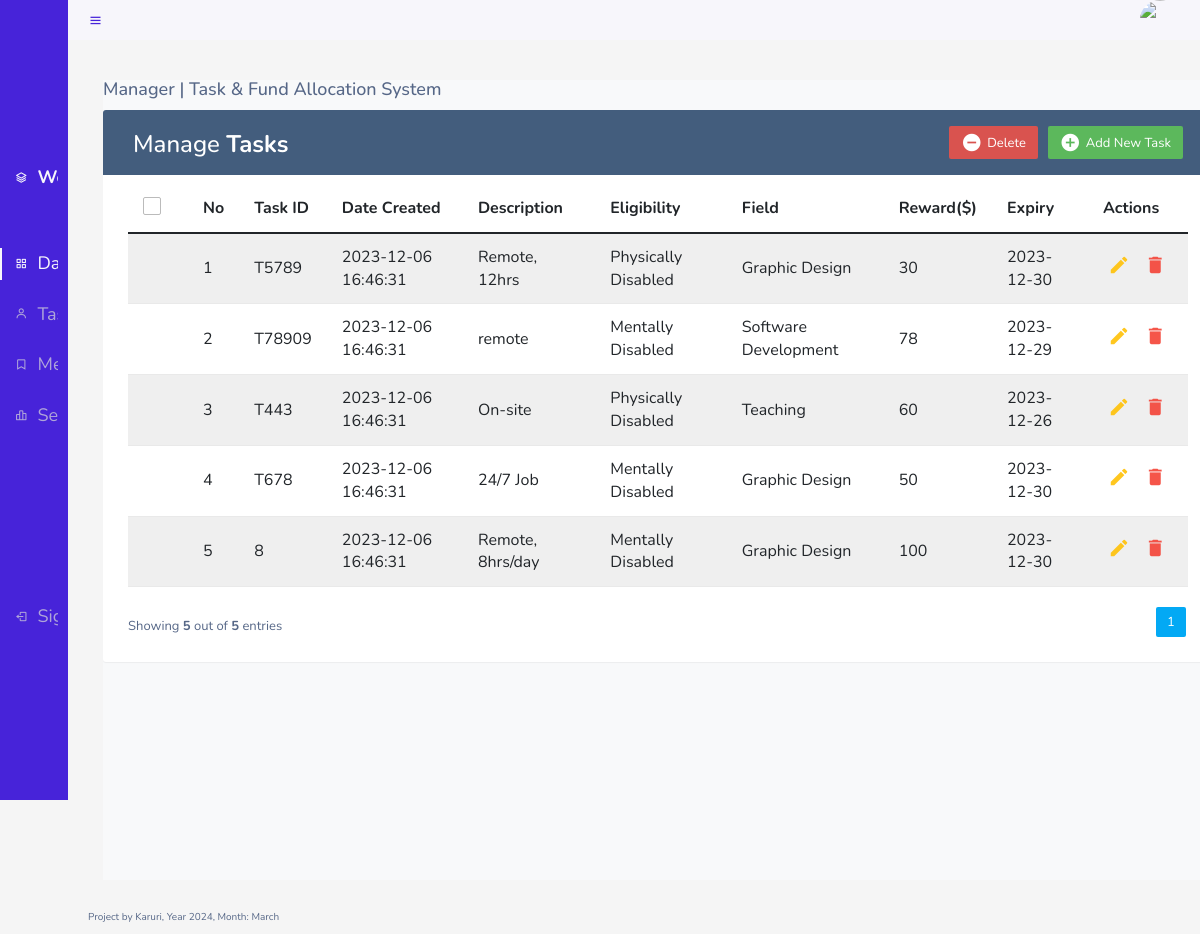
Page /staff/manage_tasks.php (signed in) on the committed database.
### tables this page shows
CREATE TABLE `tasks` (
  `report_id` int(11) NOT NULL,
  `taskID` varchar(255) NOT NULL,
  `description` varchar(255) NOT NULL,
  `date_created` timestamp NOT NULL DEFAULT current_timestamp() ON UPDATE current_timestamp(),
  `disability` varchar(255) NOT NULL,
  `Reward` int(11) NOT NULL,
  `field` varchar(255) NOT NULL,
  `expiry` date NOT NULL
);

### staff/manage_tasks.php (the view, shortened to what this page needs)
<?php include 'head.php'?>
<!DOCTYPE html>
<html>
<head>
<link rel="stylesheet" href="https://maxcdn.bootstrapcdn.com/font-awesome/4.7.0/css/font-awesome.min.css">
<link rel="stylesheet" href="https://maxcdn.bootstrapcdn.com/bootstrap/3.3.7/css/bootstrap.min.css">
<link rel="stylesheet" href="./css1/tables.css">
<?php include 'header.php'?>
    <div class="container">
		<div class="table-responsive">
			<?php include 'menu.php'?>
			<div class="table-wrapper">
				<div class="table-title">
					<div class="row">
						<div class="col-xs-6">
							<h2>Manage <b>Tasks</b></h2>
						</div>
						<div class="col-xs-6">
							<a href="#addTaskModal" class="btn btn-success" data-toggle="modal"><i class="material-icons">&#xE147;</i> <span>Add New Task</span></a>
							<a href="#deleteEmployeeModal" class="btn btn-danger" data-toggle="modal"><i class="material-icons">&#xE15C;</i> <span>Delete</span></a>
						</div>
					</div>
				</div>
				<table class="table table-striped table-hover">
					<thead>
						<tr>
							<th>
								<span class="custom-checkbox">
									<label for="selectAll"></label>
								</span>
							</th>
							<th>No</th>
							<th>Task ID</th>
							<th>Date Created</th>
							<th>Description</th>
							<th>Eligibility</th>
							<th>Field</th>
							<th>Reward($)</th>
							<th>Expiry</th>
							<th>Actions</th>
						</tr>
					</thead>
					<tbody> <?php
							$recordsPerPage = 5;
							$page = isset($_GET['page']) && is_numeric($_GET['page']) ? $_GET['page'] : 1;
							$sqlTotal = "SELECT COUNT(report_id) AS total FROM tasks";
							$resultTotal = $conn->query($sqlTotal);
							$rowTotal = $resultTotal->fetch_assoc();
							$totalRecords = $rowTotal['total'];
							$offset = ($page - 1) * $recordsPerPage;
							$totalPages = ceil($totalRecords / $recordsPerPage);
						     $sql = "SELECT * FROM tasks LIMIT $offset, $recordsPerPage";
						    $result = $conn->query($sql);
						    if ($result->num_rows > 0) {
						    	 $count = 1;
						        while($row = $result->fetch_assoc()) {
						    ?>
						            <tr>
						                <td>
						                   <td><?php echo $count; ?></td>
						                </td>
						                <td><?php echo $row["taskID"]; ?></td>
						                <td><?php echo $row["date_created"]; ?></td>
						                <td><?php echo $row["description"]; ?></td>
						                <td>
										    <?php
										    if ($row["disability"] == 0) {
										        echo "Physically Disabled";
										    } else {
										        echo "Mentally Disabled";
										    }
										    ?>
										</td>
						                <td><?php echo $row["field"]; ?></td>
						                <td><?php echo $row["Reward"]; ?></td>
						                <td><?php echo $row["expiry"]; ?></td>
						                <td>
						                    <a href="#editTaskModal<?php echo $row["report_id"]; ?>" class="edit" data-toggle="modal"><i class="material-icons" data-toggle="tooltip" title="Edit">&#xE254;</i></a>
						                    <a href="#deletetaskModal<?php echo $row["report_id"]; ?>" class="delete" data-toggle="modal"><i class="material-icons" data-toggle="tooltip" title="Delete">&#xE872;</i></a>
						                </td>
						            </tr>
						    <?php
						    	$count++;
						        }
						    } else {
						        echo "<tr><td colspan='6'>No records found</td></tr>";
						    }
						    ?>
					</tbody>
				</table>
				<div class="clearfix"><?php
					echo '<div class="hint-text">Showing <b>' . min(($page - 1) * $recordsPerPage + $result->num_rows, $totalRecords) . '</b> out of <b>' . $totalRecords . '</b> entries</div>';
					echo '<ul class="pagination">';
					for ($i = 1; $i <= $totalPages; $i++) {
					    echo '<li class="page-item ' . ($page == $i ? 'active' : '') . '"><a href="?page=' . $i . '" class="page-link">' . $i . '</a></li>';
					}
					echo '</ul>'; ?>
				</div>
			</div>
		</div>
    </div>
   <?php include 'footer.php'?>

### staff/head.php (shortened to what this page needs)
<link href="https://cdn.jsdelivr.net/npm/bootstrap@5.0.0-beta1/dist/css/bootstrap.min.css" rel="stylesheet">
<link href="https://cdn.jsdelivr.net/npm/boxicons@latest/css/boxicons.min.css" rel="stylesheet">
<link rel="stylesheet" href="./css1/menubar.css">

### staff/header.php
<body id="body-pd">
    <header class="header" id="header">
        <div class="header_toggle"> <i class='bx bx-menu' id="header-toggle"></i> </div>
        <div class="header_img"> <img src="https://i.imgur.com/hczKIze.jpg" alt=""> </div>
    </header>

### staff/menu.php (shortened to what this page needs)
 <div class="bootstrap-5-navbar">
   <div class="l-navbar" id="nav-bar" style="font-size:large;">
       <nav class="nav">
           <div> <a href="#" class="nav_logo"> <i class='bx bx-layer nav_logo-icon'></i> <span class="nav_logo-name">Welcome, <?php echo $user['username']; ?>!</span>
               <div class="nav_list"> <a href="dashboard.php" class="nav_link active"> <i class='bx bx-grid-alt nav_icon'></i> <span class="nav_name">Dashboard</span> </a> <a href="manage_tasks.php" class="nav_link"> <i class='bx bx-user nav_icon'></i> <span class="nav_name">Tasks</span> </a> <a href="members.php" class="nav_link"> <i class='bx bx-bookmark nav_icon'></i> <span class="nav_name">Members</span> </a>
                   </a>
                    <a href="profile.php" class="nav_link"> <i class='bx bx-bar-chart-alt-2 nav_icon'></i> <span class="nav_name">Settings</span> </a>
               </div>
           </div> <a href="logout.php" class="nav_link"> <i class='bx bx-log-out nav_icon'></i> <span class="nav_name">SignOut</span> </a>
   </div>
</div>
   <div class="height-100 bg-light">
       <h4>Manager | Task & Fund Allocation System</h4>

### staff/footer.php (shortened to what this page needs)
<section class="footer">
    <?php
    $currentYear = date('Y');
    $currentMonthTextual = date('F');
    ?>
    <p>Project by Karuri, Year <?php echo $currentYear; ?>, Month: <?php echo $currentMonthTextual; ?></p>
</section>
    <link rel="stylesheet" href="./css1/menubar.css">
</body>
<html>

### staff/css1/menubar.css (style rules this page uses)
:root { --header-height: 3rem;--nav-width: 68px;--first-color: #4723D9;--first-color-light: #AFA5D9;--white-color: #F7F6FB;--body-font: 'Nunito', sans-serif;--normal-font-size: 1rem;--z-fixed: 100 }
*,::before,::after { box-sizing: border-box }
body { position: relative;margin: var(--header-height) 0 0 0;padding: 0 1rem;font-family: var(--body-font);font-size: var(--normal-font-size);transition: .5s }
a { text-decoration: none }
.header { width: 100%;height: var(--header-height);position: fixed;top: 0;left: 0;display: flex;align-items: center;justify-content: space-between;padding: 0 1rem;background-color: var(--white-color);z-index: var(--z-fixed);transition: .5s }
.header_toggle { color: var(--first-color);font-size: 1.5rem;cursor: pointer }
.header_img { width: 35px;height: 35px;display: flex;justify-content: center;border-radius: 50%;overflow: hidden }
.header_img img { width: 40px }
.l-navbar { position: fixed;top: 0;left: -30%;width: var(--nav-width);height: 100vh;background-color: var(--first-color);padding: .5rem 1rem 0 0;transition: .5s;z-index: var(--z-fixed) }
.nav { height: 100%;display: flex;flex-direction: column;justify-content: space-between;overflow: hidden }
.nav_logo, .nav_link { display: grid;grid-template-columns: max-content max-content;align-items: center;column-gap: 1rem;padding: .5rem 0 .5rem 1.5rem }
.nav_logo { margin-bottom: 2rem }
.nav_logo-icon { font-size: 1.25rem;color: var(--white-color) }
.nav_logo-name { color: var(--white-color);font-weight: 700 }
.nav_link { position: relative;color: var(--first-color-light);margin-bottom: 1.5rem;transition: .3s }
.nav_icon { font-size: 1.25rem }
.active { color: var(--white-color) }
.active::before { content: '';position: absolute;left: 0;width: 2px;height: 32px;background-color: var(--white-color) }
.height-100 { height:100vh }
@media screen and (min-width: 768px) { body { margin: calc(var(--header-height) + 1rem) 0 0 0;padding-left: calc(var(--nav-width) + 2rem) } }
@media screen and (min-width: 768px) { .header { height: calc(var(--header-height) + 1rem);padding: 0 2rem 0 calc(var(--nav-width) + 2rem) } }
@media screen and (min-width: 768px) { .header_img { width: 40px;height: 40px } }
@media screen and (min-width: 768px) { .header_img img { width: 45px } }
@media screen and (min-width: 768px) { .l-navbar { left: 0;padding: 1rem 1rem 0 0 } }

### staff/css1/tables.css (style rules this page uses)
body { color: #566787; background: #f5f5f5; font-family: 'Varela Round', sans-serif; font-size: 13px; }
.table-responsive { margin: 30px 0; }
.table-wrapper { min-width: 1000px; background: #fff; padding: 20px 25px; border-radius: 3px; box-shadow: 0 1px 1px rgba(0,0,0,.05); }
.table-title { padding-bottom: 15px; background: #435d7d; color: #fff; padding: 16px 30px; margin: -20px -25px 10px; border-radius: 3px 3px 0 0; }
.table-title h2 { margin: 5px 0 0; font-size: 24px; }
.table-title .btn { color: #fff; float: right; font-size: 13px; border: none; min-width: 50px; border-radius: 2px; border: none; outline: none !important; margin-left: 10px; }
.table-title .btn i { float: left; font-size: 21px; margin-right: 5px; }
.table-title .btn span { float: left; margin-top: 2px; }
table.table tr th, table.table tr td { border-color: #e9e9e9; padding: 12px 15px; vertical-align: middle; }
table.table tr th:first-child { width: 60px; }
table.table tr th:last-child { width: 100px; }
table.table-striped tbody tr:nth-of-type(odd) { background-color: #fcfcfc; }
table.table td:last-child i { opacity: 0.9; font-size: 22px; margin: 0 5px; }
table.table td a { font-weight: bold; color: #566787; display: inline-block; text-decoration: none; outline: none !important; }
table.table td a.edit { color: #FFC107; }
table.table td a.delete { color: #F44336; }
table.table td i { font-size: 19px; }
.pagination { float: right; margin: 0 0 5px; }
.pagination li a { border: none; font-size: 13px; min-width: 30px; min-height: 30px; color: #999; margin: 0 2px; line-height: 30px; border-radius: 2px !important; text-align: center; padding: 0 6px; }
.pagination li.active a, .pagination li.active a.page-link { background: #03A9F4; }
.hint-text { float: left; margin-top: 10px; font-size: 13px; }
.custom-checkbox { position: relative; }
.custom-checkbox label:before { width: 18px; height: 18px; }
.custom-checkbox label:before { content: ''; margin-right: 10px; display: inline-block; vertical-align: text-top; background: white; border: 1px solid #bbb; border-radius: 2px; box-sizing: border-box; z-index: 2; }

### rows in the picture
tasks: taskID "T5789", date_created "2023-12-06 16:46:31", description "Remote, 12hrs", disability "Physically Disabled", field "Graphic Design", Reward "30", expiry "2023-12-30"
tasks: taskID "T78909", date_created "2023-12-06 16:46:31", description "remote", disability "Mentally Disabled", field "Software Development", Reward "78", expiry "2023-12-29"
tasks: taskID "T443", date_created "2023-12-06 16:46:31", description "On-site", disability "Physically Disabled", field "Teaching", Reward "60", expiry "2023-12-26"
tasks: taskID "T678", date_created "2023-12-06 16:46:31", description "24/7 Job", disability "Mentally Disabled", field "Graphic Design", Reward "50", expiry "2023-12-30"
tasks: taskID "8", date_created "2023-12-06 16:46:31", description "Remote, 8hrs/day", disability "Mentally Disabled", field "Graphic Design", Reward "100", expiry "2023-12-30"

### other values in the picture
min(($page - 1) * $recordsPerPage + $result->num_rows, $totalRecords) "5"
$totalRecords "5"
